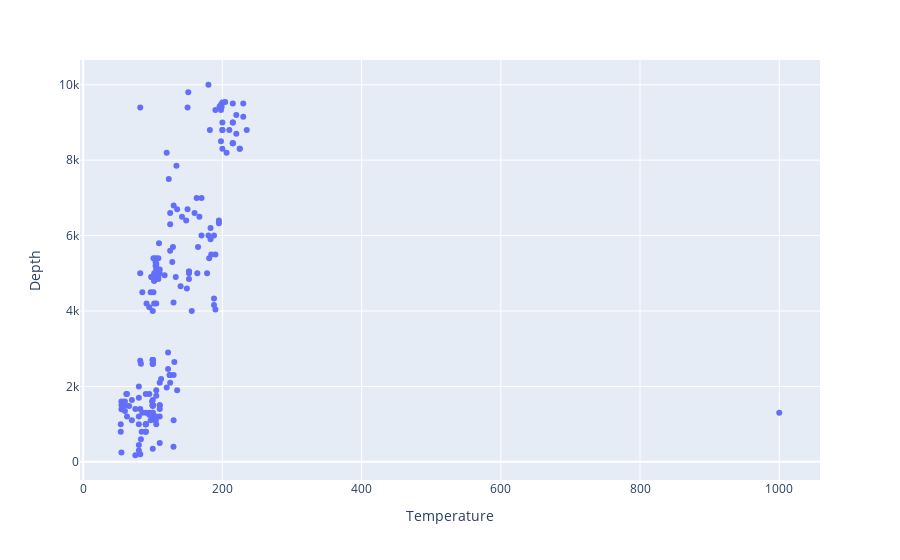

The cell this chart's notebook holds for it:
### Code cell
px.scatter(data,  x="Temperature", y="Depth")

### Figure 1 — Plotly figure (JSON) as saved in the notebook; plotly's stock layout.template omitted (floating-point values rounded to 4 significant figures; data arrays with more than 128 entries replaced by an {"elided": "..."} marker saying what was removed)
{"data": [{"hovertemplate": "Temperature=%{x}<br>Depth=%{y}<extra></extra>", "legendgroup": "", "marker": {"color": "#636efa", "symbol": "circle"}, "mode": "markers", "name": "", "orientation": "v", "showlegend": false, "type": "scatter", "x": {"elided": "203 float values"}, "xaxis": "x", "y": {"elided": "203 float values"}, "yaxis": "y"}], "layout": {"legend": {"tracegroupgap": 0}, "margin": {"t": 60}, "xaxis": {"anchor": "y", "domain": [0, 1], "title": {"text": "Temperature"}}, "yaxis": {"anchor": "x", "domain": [0, 1], "title": {"text": "Depth"}}}}
